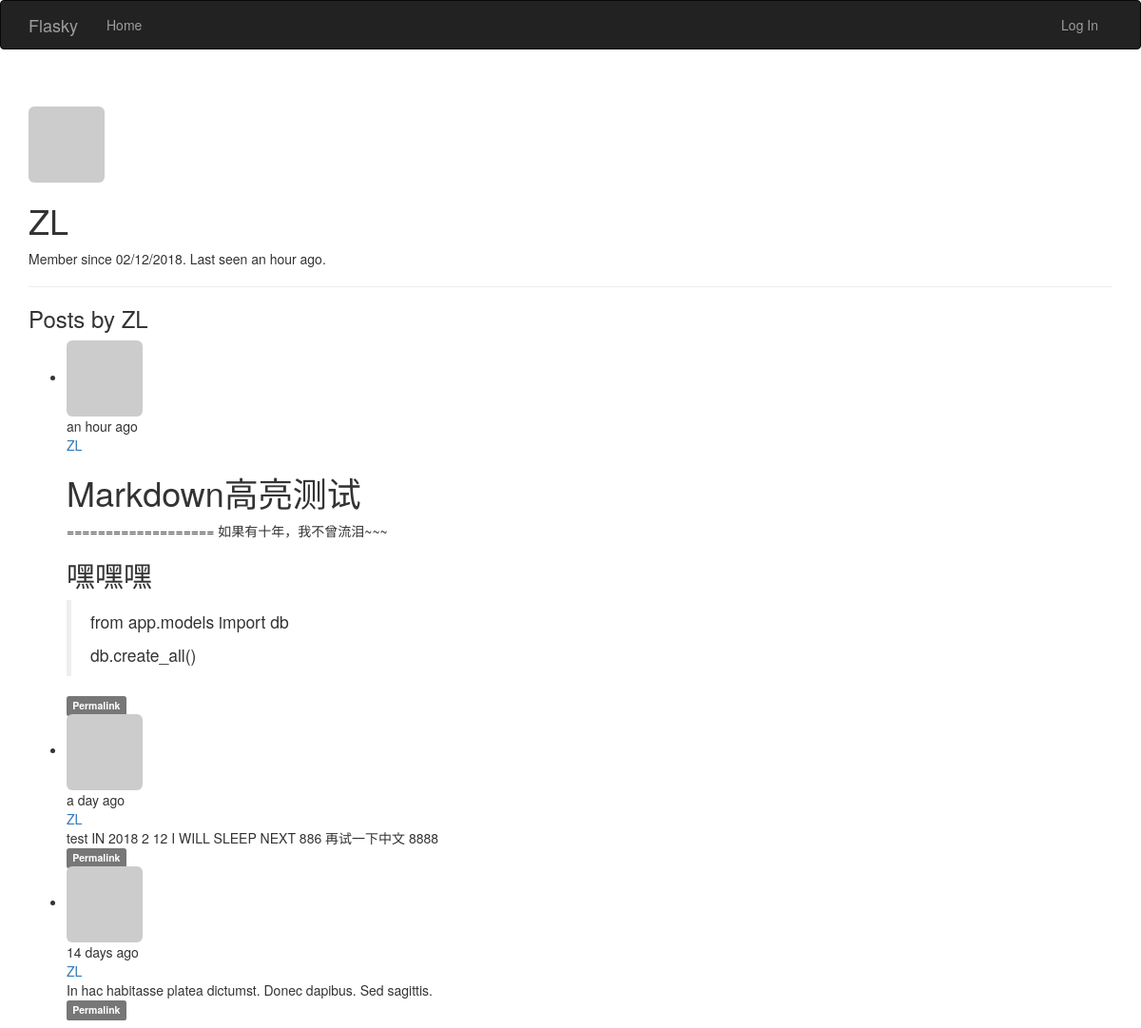
The app's page /user/ZL, older data.
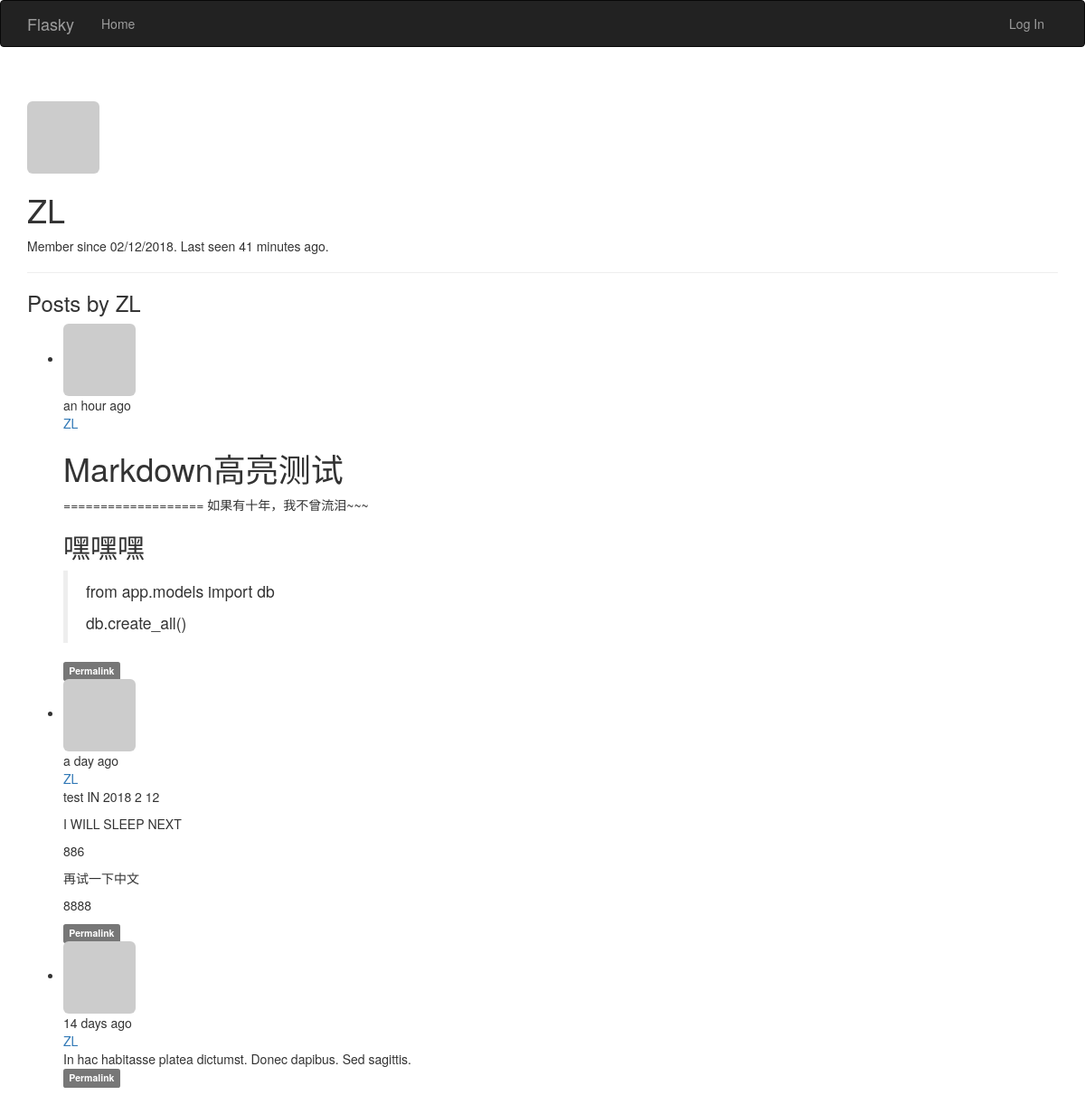
The same page, newer data.
### app/models.py (models this page shows, shortened)
class User(UserMixin, db.Model):
    __tablename__ = 'users'
    id = db.Column(db.Integer, primary_key=True)
    username = db.Column(db.String(64), unique=True, index=True)
    role_id = db.Column(db.Integer, db.ForeignKey('roles.id'))
    password_hash = db.Column(db.String(128))
    email = db.Column(db.String(64), unique=True, index=True)
    posts = db.relationship('Post', backref = 'author', lazy = 'dynamic')
    avatar_hash = db.Column(db.String(32))
    name = db.Column(db.String(64))#real name
    location = db.Column(db.String(64))
    about_me = db.Column(db.Text())
    member_since = db.Column(db.DateTime(), default=datetime.utcnow)
    last_seen = db.Column(db.DateTime(), default=datetime.utcnow)
    avatar = db.Column(db.String(128), default=None)
    def gravatar(self, size=100, default='identicon', rating='g'):
        url = 'https://secure.gravatar.com/avatar'
        hash = self.avatar_hash or self.gravatar_hash()
        return '{url}/{hash}?s={size}&d={default}&r={rating}'.format(
            url=url, hash=hash, size=size, default=default, rating=rating)
    @property
    def password(self):
        raise AttributeError('password is not a readable attribute')

class Post(db.Model):
    __tablename__ = 'posts'
    id = db.Column(db.Integer, primary_key=True)
    body = db.Column(db.Text)
    timestamp = db.Column(db.DateTime, index=True, default=datetime.utcnow)
    author_id = db.Column(db.Integer, db.ForeignKey('users.id'))
    body_html = db.Column(db.Text)#保存转换后markdown文章的html代码

### app/main/views.py (the view)
@main.route('/user/<username>')
def user(username):
    user = User.query.filter_by(username=username).first_or_404()
    posts = user.posts.order_by(Post.timestamp.desc()).all()
    return render_template('user.html',user=user, posts=posts)

### app/auth/views.py (called while the page is built)
@auth.before_app_request
def before_request():
    if current_user.is_authenticated:
        current_user.ping()

### app/main/__init__.py (called while the page is built)
@main.app_context_processor
def inject_permissions():
    return dict(Permission=PERMISSION)

### app/models.py (called while the page is built)
    def is_administrator(self):
        return False

### app/templates/user.html (shortened to what this page needs)
{% extends "base.html" %}
{% block page_content %}
<div class="page-header">
    {% if user.avatar %}
    <img class="img-rounded profile=tunmbnail" src="{{ user.avatar }}">
    {% else %}
    <img class="img-rounded profile-thumbnail" src="{{ user.gravatar(size=256) }}">
    {% endif %}
    <div class="profile-header">
        <h1>{{ user.username }}</h1>
        <p>Member since {{ moment(user.member_since).format('L') }}.
            Last seen {{ moment(user.last_seen).fromNow() }}.
        </p>
    </div>
</div>
    <h3>Posts by {{ user.username }}</h3>
    {% include '_posts.html' %}
{% endblock %}

### app/templates/base.html (shortened to what this page needs)
{% extends "bootstrap/base.html" %}
{% block head %}
{{ super() }}
{% endblock %}
{% block navbar %}
<div class="navbar navbar-inverse" role="navigation">
    <div class="container">
        <div class="navbar-header">
            <a class="navbar-brand" href="/">Flasky</a>
        </div>
        <div class="navbar-collapse collapse">
            <ul class="nav navbar-nav">
                <li><a href="/">Home</a></li>
            </ul>
            <ul class="nav navbar-nav navbar-right">
                {% if current_user.is_authenticated %}
                    <li><a href="{{ url_for('main.user', username=current_user.username) }}">{{ current_user.username }}</a></li>
                    <li><a href="{{ url_for('auth.logout') }}">Log Out</a></li>
                {% else %}
                    <li><a href="{{ url_for('auth.login') }}">Log In</a> </li>
                {% endif %}
            </ul>
        </div>
    </div>
</div>
{% endblock %}
{% block content %}
<div class="container">
    {% block page_content %}{% endblock %}
</div>
{% endblock %}

### app/templates/_posts.html (shortened to what this page needs)
<ul class="posts">
    {% for post in posts %}
    <li class="post">
        <div class="post-thumbnail">
            <a href="{{ url_for('.user', username=post.author.username) }}">
                <img class="img-rounded profile-thumbnail" src="{{ post.author.gravatar(size=40) }}">
            </a>
        </div>
        <div class="post-content">
            <div class="post-date">{{ moment(post.timestamp).fromNow() }}</div>
            <div class="post-author"><a href="{{ url_for('.user', username=post.author.username) }}">{{ post.author.username }}</a></div>
            <div class="post-body">
                {% if post.body_html %}
                {{ post.body_html | safe }}
                {% else %}
                {{ post.body }}
                {% endif %}
            </div>
            <div class="post-footer">
                <a href="{{ url_for('.post', id=post.id)}}">
                    <span class="label label-default">Permalink</span>
                </a>
            </div>
        </div>
    </li>
    {% endfor %}
</ul>

Row changes from the older to the newer data that the page shows:
changed User "ZL": last_seen "an hour ago" → "41 minutes ago"
changed Post "a day ago": body_html (not shown) → "test IN 2018 2 12 I WILL SLEEP NEXT 886 再试一下中文 8888"; body "test IN 2018 2 12 I WILL SLEEP NEXT 886 再试一下中文 8888" → (not shown)
